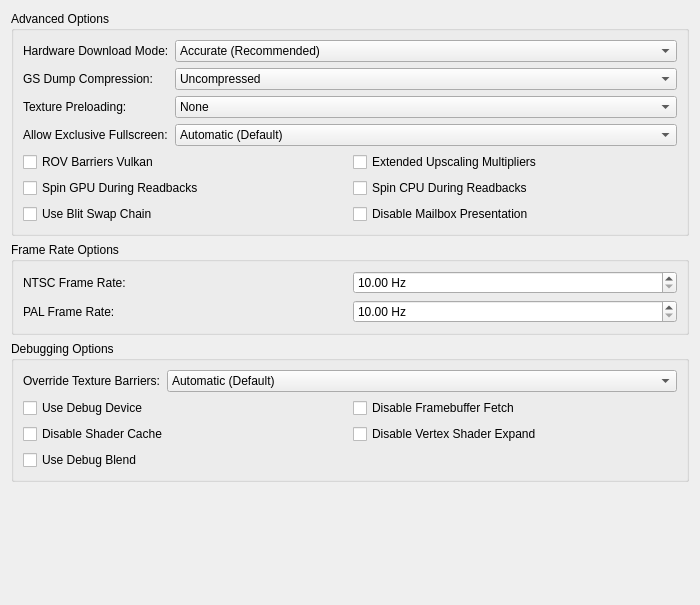
<?xml version="1.0" encoding="UTF-8"?>
<ui version="4.0">
 <class>GraphicsAdvancedSettingsTab</class>
 <widget class="QWidget" name="GraphicsAdvancedSettingsTab">
  <property name="geometry">
   <rect>
    <x>0</x>
    <y>0</y>
    <width>700</width>
    <height>605</height>
   </rect>
  </property>
  <property name="windowTitle">
   <string/>
  </property>
  <layout class="QVBoxLayout" name="verticalLayout">
   <item>
    <widget class="QGroupBox" name="advancedOptions">
     <property name="sizePolicy">
      <sizepolicy hsizetype="Preferred" vsizetype="Fixed">
       <horstretch>0</horstretch>
       <verstretch>0</verstretch>
      </sizepolicy>
     </property>
     <property name="title">
      <string>Advanced Options</string>
     </property>
     <layout class="QFormLayout" name="advancedOptionsFormLayout">
      <item row="0" column="0">
       <widget class="QLabel" name="hwDownloadModeLabel">
        <property name="text">
         <string>Hardware Download Mode:</string>
        </property>
        <property name="buddy">
         <cstring>gsDownloadMode</cstring>
        </property>
       </widget>
      </item>
      <item row="0" column="1">
       <widget class="QComboBox" name="gsDownloadMode">
        <item>
         <property name="text">
          <string>Accurate (Recommended)</string>
         </property>
        </item>
        <item>
         <property name="text">
          <string>Accurate Force Full (Can Reduce Readbacks)</string>
         </property>
        </item>
        <item>
         <property name="text">
          <string>Disable Readbacks (Synchronize GS Thread)</string>
         </property>
        </item>
        <item>
         <property name="text">
          <string>Unsynchronized (Non-Deterministic)</string>
         </property>
        </item>
        <item>
         <property name="text">
          <string>Disabled (Ignore Transfers)</string>
         </property>
        </item>
       </widget>
      </item>
      <item row="1" column="0">
       <widget class="QLabel" name="gsDumpCompressionLabel">
        <property name="text">
         <string>GS Dump Compression:</string>
        </property>
        <property name="buddy">
         <cstring>gsDumpCompression</cstring>
        </property>
       </widget>
      </item>
      <item row="1" column="1">
       <widget class="QComboBox" name="gsDumpCompression">
        <item>
         <property name="text">
          <string>Uncompressed</string>
         </property>
        </item>
        <item>
         <property name="text">
          <string>LZMA (xz)</string>
         </property>
        </item>
        <item>
         <property name="text">
          <string>Zstandard (zst)</string>
         </property>
        </item>
       </widget>
      </item>
      <item row="10" column="0" colspan="2">
       <layout class="QGridLayout" name="advancedLayout">
        <item row="2" column="1">
         <widget class="QCheckBox" name="spinCPUDuringReadbacks">
          <property name="text">
           <string>Spin CPU During Readbacks</string>
          </property>
         </widget>
        </item>
        <item row="2" column="0">
         <widget class="QCheckBox" name="spinGPUDuringReadbacks">
          <property name="text">
           <string>Spin GPU During Readbacks</string>
          </property>
         </widget>
        </item>
        <item row="3" column="0">
         <widget class="QCheckBox" name="useBlitSwapChain">
          <property name="text">
           <string extracomment="Blit = a data operation. You might want to write it as-is, but fully uppercased. More information: https://en.wikipedia.org/wiki/Bit_blit \nSwap chain: see Microsoft's Terminology Portal.">Use Blit Swap Chain</string>
          </property>
         </widget>
        </item>
        <item row="1" column="0">
         <widget class="QCheckBox" name="rovBarriersVK">
          <property name="text">
           <string>ROV Barriers Vulkan</string>
          </property>
         </widget>
        </item>
        <item row="3" column="1">
         <widget class="QCheckBox" name="disableMailboxPresentation">
          <property name="text">
           <string extracomment="Mailbox Presentation: a type of graphics-rendering technique that has not been exposed to the public that often, so chances are you will need to keep the word mailbox in English. It does not have anything to do with postal mailboxes or email inboxes/outboxes.">Disable Mailbox Presentation</string>
          </property>
         </widget>
        </item>
        <item row="1" column="1">
         <widget class="QCheckBox" name="extendedUpscales">
          <property name="text">
           <string>Extended Upscaling Multipliers</string>
          </property>
         </widget>
        </item>
       </layout>
      </item>
      <item row="6" column="0">
       <widget class="QLabel" name="exclussiveFSLabel">
        <property name="text">
         <string>Allow Exclusive Fullscreen:</string>
        </property>
        <property name="buddy">
         <cstring>exclusiveFullscreenControl</cstring>
        </property>
       </widget>
      </item>
      <item row="6" column="1">
       <widget class="QComboBox" name="exclusiveFullscreenControl">
        <item>
         <property name="text">
          <string>Automatic (Default)</string>
         </property>
        </item>
        <item>
         <property name="text">
          <string>Disallowed</string>
         </property>
        </item>
        <item>
         <property name="text">
          <string>Allowed</string>
         </property>
        </item>
       </widget>
      </item>
      <item row="5" column="1">
       <widget class="QComboBox" name="texturePreloading">
        <item>
         <property name="text">
          <string>None</string>
         </property>
        </item>
        <item>
         <property name="text">
          <string>Partial</string>
         </property>
        </item>
        <item>
         <property name="text">
          <string>Full (Hash Cache)</string>
         </property>
        </item>
       </widget>
      </item>
      <item row="5" column="0">
       <widget class="QLabel" name="label">
        <property name="text">
         <string>Texture Preloading:</string>
        </property>
        <property name="buddy">
         <cstring>texturePreloading</cstring>
        </property>
       </widget>
      </item>
     </layout>
    </widget>
   </item>
   <item>
    <widget class="QGroupBox" name="frameRateOptions">
     <property name="title">
      <string>Frame Rate Options</string>
     </property>
     <layout class="QGridLayout" name="frameRateOptionsFormLayout">
      <item row="0" column="0">
       <widget class="QLabel" name="ntscLabel">
        <property name="text">
         <string>NTSC Frame Rate:</string>
        </property>
        <property name="buddy">
         <cstring>ntscFrameRate</cstring>
        </property>
       </widget>
      </item>
      <item row="0" column="1">
       <widget class="QDoubleSpinBox" name="ntscFrameRate">
        <property name="suffix">
         <string extracomment="Hz=Hertz, as in the measuring unit. Shown after the corresponding number. Those languages who'd need to remove the space or do something in between should do so."> Hz</string>
        </property>
        <property name="minimum">
         <double>10.000000000000000</double>
        </property>
        <property name="maximum">
         <double>300.000000000000000</double>
        </property>
        <property name="singleStep">
         <double>0.010000000000000</double>
        </property>
       </widget>
      </item>
      <item row="1" column="0">
       <widget class="QLabel" name="palLabel">
        <property name="text">
         <string>PAL Frame Rate:</string>
        </property>
        <property name="buddy">
         <cstring>palFrameRate</cstring>
        </property>
       </widget>
      </item>
      <item row="1" column="1">
       <widget class="QDoubleSpinBox" name="palFrameRate">
        <property name="suffix">
         <string> Hz</string>
        </property>
        <property name="minimum">
         <double>10.000000000000000</double>
        </property>
        <property name="maximum">
         <double>300.000000000000000</double>
        </property>
        <property name="singleStep">
         <double>0.010000000000000</double>
        </property>
       </widget>
      </item>
     </layout>
    </widget>
   </item>
   <item>
    <widget class="QGroupBox" name="debuggingOptions">
     <property name="sizePolicy">
      <sizepolicy hsizetype="Preferred" vsizetype="Fixed">
       <horstretch>0</horstretch>
       <verstretch>0</verstretch>
      </sizepolicy>
     </property>
     <property name="title">
      <string>Debugging Options</string>
     </property>
     <layout class="QFormLayout" name="debuggingOptionsFormLayout">
      <item row="0" column="0">
       <widget class="QLabel" name="barriersLabel">
        <property name="text">
         <string>Override Texture Barriers:</string>
        </property>
        <property name="buddy">
         <cstring>overrideTextureBarriers</cstring>
        </property>
       </widget>
      </item>
      <item row="0" column="1">
       <widget class="QComboBox" name="overrideTextureBarriers">
        <item>
         <property name="text">
          <string>Automatic (Default)</string>
         </property>
        </item>
        <item>
         <property name="text">
          <string>Force Disabled</string>
         </property>
        </item>
        <item>
         <property name="text">
          <string>Force Enabled</string>
         </property>
        </item>
       </widget>
      </item>
      <item row="2" column="0" colspan="2">
       <layout class="QGridLayout" name="debuggingOptionsLayout">
        <item row="0" column="1">
         <widget class="QCheckBox" name="disableFramebufferFetch">
          <property name="text">
           <string>Disable Framebuffer Fetch</string>
          </property>
         </widget>
        </item>
        <item row="1" column="0">
         <widget class="QCheckBox" name="disableShaderCache">
          <property name="text">
           <string>Disable Shader Cache</string>
          </property>
         </widget>
        </item>
        <item row="1" column="1">
         <widget class="QCheckBox" name="disableVertexShaderExpand">
          <property name="text">
           <string>Disable Vertex Shader Expand</string>
          </property>
         </widget>
        </item>
        <item row="0" column="0">
         <widget class="QCheckBox" name="useDebugDevice">
          <property name="text">
           <string>Use Debug Device</string>
          </property>
         </widget>
        </item>
        <item row="2" column="0">
         <widget class="QCheckBox" name="useDebugBlend">
          <property name="text">
           <string>Use Debug Blend</string>
          </property>
         </widget>
        </item>
       </layout>
      </item>
     </layout>
    </widget>
   </item>
   <item>
    <spacer name="verticalSpacer">
     <property name="orientation">
      <enum>Qt::Orientation::Vertical</enum>
     </property>
     <property name="sizeHint" stdset="0">
      <size>
       <width>20</width>
       <height>0</height>
      </size>
     </property>
    </spacer>
   </item>
  </layout>
 </widget>
 <tabstops>
  <tabstop>gsDownloadMode</tabstop>
  <tabstop>gsDumpCompression</tabstop>
  <tabstop>texturePreloading</tabstop>
  <tabstop>exclusiveFullscreenControl</tabstop>
  <tabstop>extendedUpscales</tabstop>
  <tabstop>spinGPUDuringReadbacks</tabstop>
  <tabstop>spinCPUDuringReadbacks</tabstop>
  <tabstop>useBlitSwapChain</tabstop>
  <tabstop>disableMailboxPresentation</tabstop>
  <tabstop>rovBarriersVK</tabstop>
  <tabstop>ntscFrameRate</tabstop>
  <tabstop>palFrameRate</tabstop>
  <tabstop>overrideTextureBarriers</tabstop>
  <tabstop>useDebugDevice</tabstop>
  <tabstop>disableFramebufferFetch</tabstop>
  <tabstop>disableShaderCache</tabstop>
  <tabstop>disableVertexShaderExpand</tabstop>
  <tabstop>useDebugBlend</tabstop>
 </tabstops>
 <resources/>
 <connections/>
</ui>
